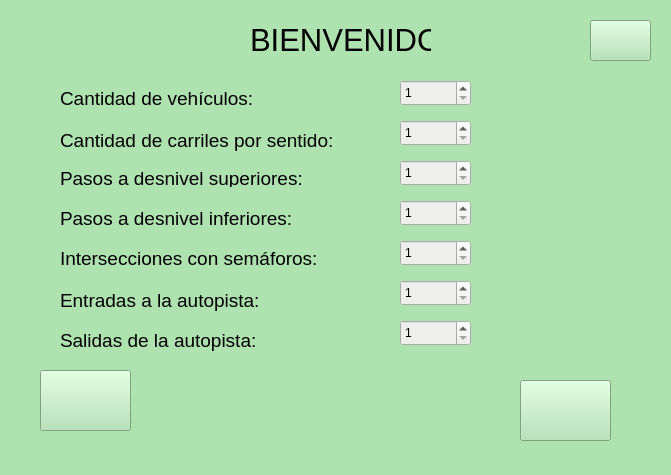
<?xml version="1.0" encoding="UTF-8"?>
<ui version="4.0">
 <class>MainWindow</class>
 <widget class="QMainWindow" name="MainWindow">
  <property name="enabled">
   <bool>true</bool>
  </property>
  <property name="geometry">
   <rect>
    <x>0</x>
    <y>0</y>
    <width>671</width>
    <height>475</height>
   </rect>
  </property>
  <property name="windowTitle">
   <string>Configuración</string>
  </property>
  <property name="layoutDirection">
   <enum>Qt::LeftToRight</enum>
  </property>
  <property name="styleSheet">
   <string notr="true">background-color: rgb(174, 226, 175);</string>
  </property>
  <property name="animated">
   <bool>true</bool>
  </property>
  <widget class="QWidget" name="centralWidget">
   <widget class="QLabel" name="label">
    <property name="geometry">
     <rect>
      <x>250</x>
      <y>20</y>
      <width>181</width>
      <height>41</height>
     </rect>
    </property>
    <property name="font">
     <font>
      <pointsize>23</pointsize>
     </font>
    </property>
    <property name="text">
     <string>&lt;html&gt;&lt;head/&gt;&lt;body&gt;&lt;p align=&quot;center&quot;&gt;BIENVENIDO&lt;/p&gt;&lt;/body&gt;&lt;/html&gt;</string>
    </property>
   </widget>
   <widget class="QLabel" name="label_2">
    <property name="geometry">
     <rect>
      <x>60</x>
      <y>90</y>
      <width>211</width>
      <height>17</height>
     </rect>
    </property>
    <property name="font">
     <font>
      <pointsize>14</pointsize>
     </font>
    </property>
    <property name="text">
     <string>Cantidad de vehículos:</string>
    </property>
   </widget>
   <widget class="QLabel" name="label_3">
    <property name="geometry">
     <rect>
      <x>60</x>
      <y>130</y>
      <width>301</width>
      <height>21</height>
     </rect>
    </property>
    <property name="font">
     <font>
      <pointsize>14</pointsize>
     </font>
    </property>
    <property name="text">
     <string>Cantidad de carriles por sentido:</string>
    </property>
   </widget>
   <widget class="QLabel" name="label_4">
    <property name="geometry">
     <rect>
      <x>60</x>
      <y>170</y>
      <width>271</width>
      <height>17</height>
     </rect>
    </property>
    <property name="font">
     <font>
      <pointsize>14</pointsize>
     </font>
    </property>
    <property name="text">
     <string>Pasos a desnivel superiores:</string>
    </property>
   </widget>
   <widget class="QLabel" name="label_5">
    <property name="geometry">
     <rect>
      <x>60</x>
      <y>210</y>
      <width>251</width>
      <height>17</height>
     </rect>
    </property>
    <property name="font">
     <font>
      <pointsize>14</pointsize>
     </font>
    </property>
    <property name="text">
     <string>Pasos a desnivel inferiores:</string>
    </property>
   </widget>
   <widget class="QLabel" name="label_6">
    <property name="geometry">
     <rect>
      <x>60</x>
      <y>250</y>
      <width>281</width>
      <height>17</height>
     </rect>
    </property>
    <property name="font">
     <font>
      <pointsize>14</pointsize>
     </font>
    </property>
    <property name="text">
     <string>Intersecciones con semáforos:</string>
    </property>
   </widget>
   <widget class="QLabel" name="label_7">
    <property name="geometry">
     <rect>
      <x>60</x>
      <y>290</y>
      <width>231</width>
      <height>21</height>
     </rect>
    </property>
    <property name="font">
     <font>
      <pointsize>14</pointsize>
     </font>
    </property>
    <property name="text">
     <string>Entradas a la autopista:</string>
    </property>
   </widget>
   <widget class="QLabel" name="label_8">
    <property name="geometry">
     <rect>
      <x>60</x>
      <y>330</y>
      <width>211</width>
      <height>21</height>
     </rect>
    </property>
    <property name="font">
     <font>
      <pointsize>14</pointsize>
     </font>
    </property>
    <property name="text">
     <string>Salidas de la autopista:</string>
    </property>
   </widget>
   <widget class="QSpinBox" name="cantidadVehiculos">
    <property name="geometry">
     <rect>
      <x>400</x>
      <y>80</y>
      <width>71</width>
      <height>26</height>
     </rect>
    </property>
    <property name="styleSheet">
     <string notr="true">background-color: rgb(238, 238, 236);</string>
    </property>
    <property name="minimum">
     <number>1</number>
    </property>
    <property name="maximum">
     <number>20</number>
    </property>
   </widget>
   <widget class="QSpinBox" name="cantidadCarriles">
    <property name="geometry">
     <rect>
      <x>400</x>
      <y>120</y>
      <width>71</width>
      <height>26</height>
     </rect>
    </property>
    <property name="styleSheet">
     <string notr="true">background-color: rgb(238, 238, 236);</string>
    </property>
    <property name="minimum">
     <number>1</number>
    </property>
    <property name="maximum">
     <number>3</number>
    </property>
   </widget>
   <widget class="QSpinBox" name="PasosDesnivelSuperior">
    <property name="geometry">
     <rect>
      <x>400</x>
      <y>160</y>
      <width>71</width>
      <height>26</height>
     </rect>
    </property>
    <property name="styleSheet">
     <string notr="true">background-color: rgb(238, 238, 236);</string>
    </property>
    <property name="minimum">
     <number>1</number>
    </property>
    <property name="maximum">
     <number>5</number>
    </property>
    <property name="singleStep">
     <number>1</number>
    </property>
   </widget>
   <widget class="QSpinBox" name="pasosDesnvielInferior">
    <property name="geometry">
     <rect>
      <x>400</x>
      <y>200</y>
      <width>71</width>
      <height>26</height>
     </rect>
    </property>
    <property name="styleSheet">
     <string notr="true">background-color: rgb(238, 238, 236);</string>
    </property>
    <property name="minimum">
     <number>1</number>
    </property>
    <property name="maximum">
     <number>5</number>
    </property>
   </widget>
   <widget class="QSpinBox" name="intersecciones">
    <property name="geometry">
     <rect>
      <x>400</x>
      <y>240</y>
      <width>71</width>
      <height>26</height>
     </rect>
    </property>
    <property name="styleSheet">
     <string notr="true">background-color: rgb(238, 238, 236);</string>
    </property>
    <property name="minimum">
     <number>1</number>
    </property>
    <property name="maximum">
     <number>5</number>
    </property>
   </widget>
   <widget class="QSpinBox" name="cantidadEntradas">
    <property name="geometry">
     <rect>
      <x>400</x>
      <y>280</y>
      <width>71</width>
      <height>26</height>
     </rect>
    </property>
    <property name="styleSheet">
     <string notr="true">background-color: rgb(238, 238, 236);</string>
    </property>
    <property name="minimum">
     <number>1</number>
    </property>
    <property name="maximum">
     <number>4</number>
    </property>
   </widget>
   <widget class="QSpinBox" name="cantidaSalidas">
    <property name="geometry">
     <rect>
      <x>400</x>
      <y>320</y>
      <width>71</width>
      <height>26</height>
     </rect>
    </property>
    <property name="styleSheet">
     <string notr="true">background-color: rgb(238, 238, 236);</string>
    </property>
    <property name="minimum">
     <number>1</number>
    </property>
    <property name="maximum">
     <number>4</number>
    </property>
   </widget>
   <widget class="QPushButton" name="botonIniciar">
    <property name="enabled">
     <bool>true</bool>
    </property>
    <property name="geometry">
     <rect>
      <x>520</x>
      <y>380</y>
      <width>91</width>
      <height>61</height>
     </rect>
    </property>
    <property name="cursor">
     <cursorShape>PointingHandCursor</cursorShape>
    </property>
    <property name="focusPolicy">
     <enum>Qt::ClickFocus</enum>
    </property>
    <property name="acceptDrops">
     <bool>false</bool>
    </property>
    <property name="toolTip">
     <string notr="true">Iniciar</string>
    </property>
    <property name="toolTipDuration">
     <number>1000</number>
    </property>
    <property name="autoFillBackground">
     <bool>false</bool>
    </property>
    <property name="styleSheet">
     <string notr="true"/>
    </property>
    <property name="text">
     <string/>
    </property>
    <property name="icon">
     <iconset resource="images.qrc">
      <normaloff>:/images/flecha-de-reproducir.png</normaloff>:/images/flecha-de-reproducir.png</iconset>
    </property>
    <property name="iconSize">
     <size>
      <width>50</width>
      <height>50</height>
     </size>
    </property>
   </widget>
   <widget class="QPushButton" name="botonSalir">
    <property name="geometry">
     <rect>
      <x>40</x>
      <y>370</y>
      <width>91</width>
      <height>61</height>
     </rect>
    </property>
    <property name="cursor">
     <cursorShape>PointingHandCursor</cursorShape>
    </property>
    <property name="toolTip">
     <string>Salir</string>
    </property>
    <property name="toolTipDuration">
     <number>1000</number>
    </property>
    <property name="styleSheet">
     <string notr="true"/>
    </property>
    <property name="text">
     <string/>
    </property>
    <property name="icon">
     <iconset resource="images.qrc">
      <normaloff>:/images/logout.png</normaloff>:/images/logout.png</iconset>
    </property>
    <property name="iconSize">
     <size>
      <width>50</width>
      <height>50</height>
     </size>
    </property>
   </widget>
   <widget class="QPushButton" name="btnCreditos">
    <property name="geometry">
     <rect>
      <x>590</x>
      <y>20</y>
      <width>61</width>
      <height>41</height>
     </rect>
    </property>
    <property name="toolTip">
     <string>Créditos</string>
    </property>
    <property name="toolTipDuration">
     <number>1000</number>
    </property>
    <property name="text">
     <string/>
    </property>
    <property name="icon">
     <iconset resource="images.qrc">
      <normaloff>:/images/info.png</normaloff>:/images/info.png</iconset>
    </property>
    <property name="iconSize">
     <size>
      <width>35</width>
      <height>35</height>
     </size>
    </property>
   </widget>
  </widget>
 </widget>
 <layoutdefault spacing="6" margin="11"/>
 <resources>
  <include location="images.qrc"/>
 </resources>
 <connections/>
</ui>
